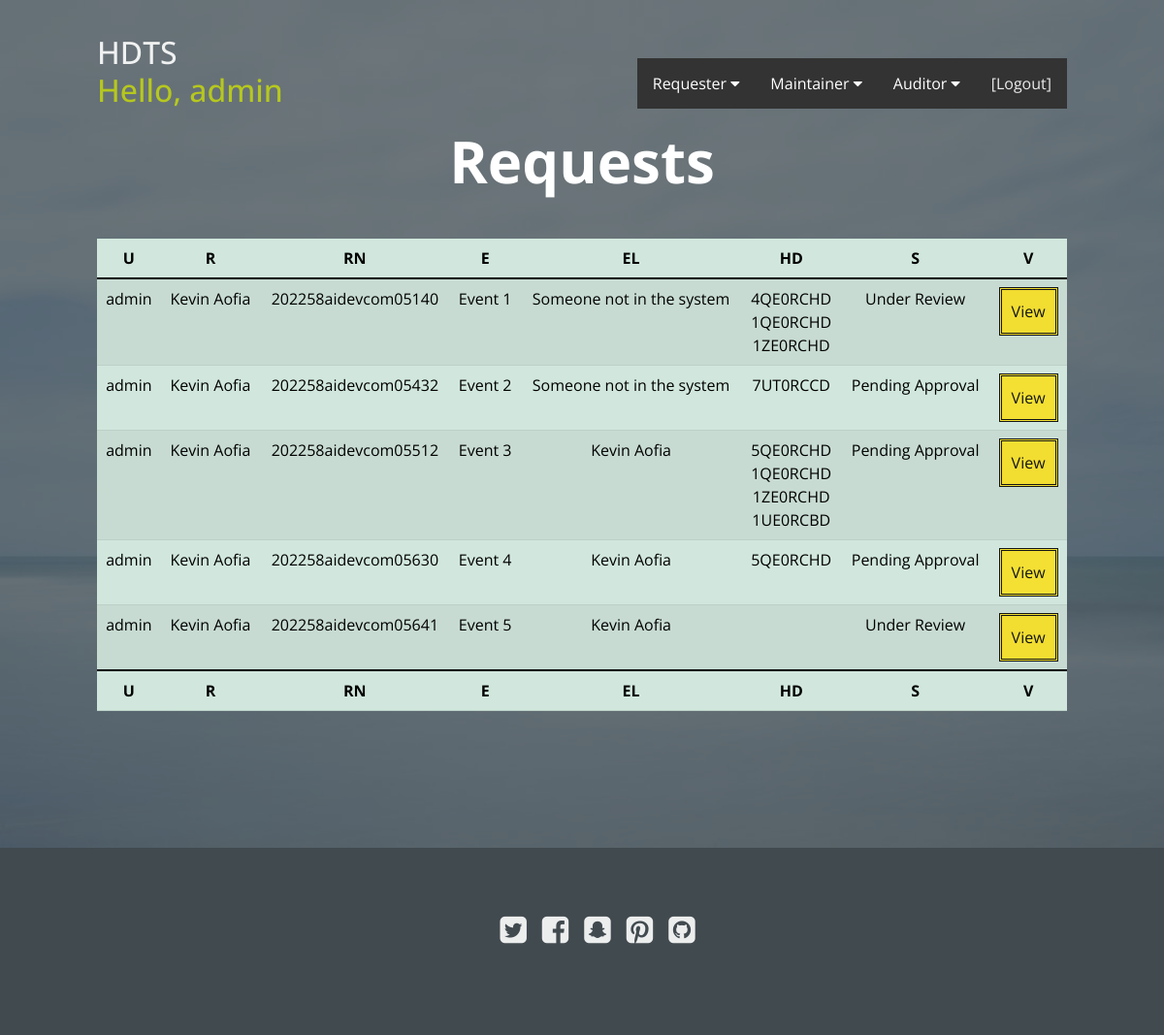
/requester_my_requests/ (signed in), run on the app's committed database.
### website/models.py (models this page shows, shortened)
class Request(models.Model):
    user = models.ForeignKey(User, null=True, on_delete=models.CASCADE)
    requester = models.ForeignKey(UserProfile, null=True, on_delete=models.CASCADE)
    event = models.OneToOneField(Event, null=True, on_delete=models.CASCADE)
    hard_drive = models.ManyToManyField(HardDrive)
    status = models.ForeignKey(RequestStatusChoice, blank=True, null=True, on_delete=models.SET_NULL)  # required
    request_number = models.CharField(max_length=22)  # MMDDYYYY/requesterfirstinitial_requesterlastinitial/devcomHHMMSS
    creation_date = models.DateField(auto_now_add=True)  # required
    date_of_last_modification = models.DateField(auto_now=True)  # required
    pickup_date = models.DateField(max_length=254, blank=False, null=True)  # required
    number_of_classified_hard_drives_needed = models.PositiveIntegerField(default=0)  # required
    number_of_unclassified_hard_drives_needed = models.PositiveIntegerField(default=0)  # required
    comment = models.TextField(blank=True, null=True)

class UserProfile(models.Model):
    user = models.OneToOneField(User, on_delete=models.CASCADE)
    profile_picture = models.ImageField(default='default.jpg')
    first_name = models.CharField(max_length=100)  # required
    last_name = models.CharField(max_length=100)  # required
    email = models.EmailField(max_length=254)  # required
    direct_supervisor_email = models.EmailField(max_length=254)  # required
    branch_chief_email = models.EmailField(max_length=254)  # required
    requester_status = models.ForeignKey(RequesterStatusChoice, blank=True, null=True, on_delete=models.SET_NULL)  # required
    maintainer_status = models.ForeignKey(MaintainerStatusChoice, blank=True, null=True, on_delete=models.SET_NULL)  # required
    auditor_status = models.ForeignKey(AuditorStatusChoice, blank=True, null=True, on_delete=models.SET_NULL)  # required

class Event(models.Model):
    name = models.CharField(max_length=100, unique=True)  # required
    description = models.TextField()  #
    location = models.CharField(max_length=254)
    lead = models.CharField(max_length=254, blank=True, null=True)
    participants = models.TextField(max_length=500)
    type = models.ForeignKey(EventTypeChoice, blank=True, null=True, on_delete=models.SET_NULL)  # required
    duration = models.ForeignKey(EventDurationChoice, blank=True, null=True, on_delete=models.SET_NULL)  # required
    status = models.ForeignKey(EventStatusChoice, blank=True, null=True, on_delete=models.SET_NULL)  # required
    start_date = models.DateField(max_length=254, null=True)  # required
    end_date = models.DateField(max_length=254, null=True)  # required

class HardDrive(models.Model):
    creation_date = models.DateField(auto_now_add=True)  # required
    serial_number = models.CharField(max_length=100, unique=True)  # required
    manufacturer = models.CharField(max_length=100)  # required
    model_number = models.CharField(max_length=100)  # required
    type = models.CharField(max_length=50)  # required
    connection_port = models.CharField(max_length=50)  # required
    size = models.ForeignKey(HardDriveSizeChoice, blank=True, null=True, on_delete=models.SET_NULL)  # required
    classification = models.ForeignKey(HardDriveClassificationChoice, blank=True, null=True, on_delete=models.SET_NULL)  # required
    boot_test_status = models.ForeignKey(HardDriveBootTestStatusChoice, blank=True, null=True, on_delete=models.SET_NULL)  # required
    status = models.ForeignKey(HardDriveStatusChoice, blank=True, null=True, on_delete=models.SET_NULL)  # required
    classification_change_justification = models.TextField(blank=True, null=True)
    image_version_ID = models.CharField(max_length=10, blank=True, null=True)
    boot_test_expiration_date = models.DateField(blank=True, null=True)
    hard_drive_status_change_justification = models.TextField(blank=True, null=True)
    date_issued = models.DateField(blank=True, null=True)
    expected_return_date = models.DateField(blank=True, null=True)
    hard_drive_return_date_justification = models.TextField(blank=True, null=True)
    actual_return_date = models.DateField(blank=True, null=True)
    date_modified = models.DateField(auto_now=True)  # required

class RequestStatusChoice(models.Model):
    choice = models.CharField(max_length=300)
    def __str__(self):
        return self.choice

### website/decorators.py (the view)
        def wrapper_func(request, *args, **kwargs):
            groups = []
            if request.user.groups.exists():
                for group in request.user.groups.all():
                    groups.append(group.name)
            check_true = any(group_names in groups for group_names in allowed_roles)
            if check_true:
                return view_func(request, *args, **kwargs)
            else:
                return HttpResponse("You are not authorized to view this page")

### website/views.py (called while the page is built)
@login_required(login_url='loginPage')
@allowed_users(allowed_roles=['admin', 'requester'])
def requester_my_requests(request):
    this_user = UserProfile.objects.get(user=request.user)
    my_requests = Request.objects.all()  # passing all requests
    context = {
        'requests': my_requests,
        'user':this_user
    }
    return render(request, 'pages/requester_my_requests.html', context)

### website/templates/pages/requester_my_requests.html (shortened to what this page needs)
{% extends 'pages/base.html' %}
{% load static %}
{% block mainBody %}
<link rel="stylesheet" href='assets/css/styles2.css'>
<section class="hero">
    <h1>Requests</h1>
    <br>
    <table id="example" class="table table-success table-striped" style="width:100%">
        <thead>
        <tr>
            <th>U</th>
            <th>R</th>
            <th>RN</th>
            <th>E</th>
            <th>EL</th>
            <th>HD</th>
            <th>S</th>
            <th>V</th>
        </tr>
        </thead>
        <tbody>
        {% for each_request in requests %}
        <tr>
            <td>{{each_request.user}}</td>
            <td>{{each_request.requester.first_name}} {{each_request.requester.last_name}}</td>
            <td>{{each_request.request_number}}</td>
            <td>{{each_request.event.name}}</td>
            <td>{{each_request.event.lead}}</td>
            <td>
                {% for each_hd in each_request.hard_drive.all %}
                {{each_hd.serial_number}}<br>
                {% endfor %}
            </td>
            <td>{{each_request.status}}</td>
            <td>
                <a class="submit-button" href="{% url 'requester_amendment' each_request.id %}">View</a>
            </td>
        </tr>
        {% endfor %}
        </tbody>
        <tfoot>
        <tr>
            <th>U</th>
            <th>R</th>
            <th>RN</th>
            <th>E</th>
            <th>EL</th>
            <th>HD</th>
            <th>S</th>
            <th>V</th>
        </tr>
        </tfoot>
    </table>
</section>
{% endblock %}

### website/templates/pages/base.html (shortened to what this page needs)
{% load static %}
<!DOCTYPE html>
<html>
<head>
    <link href="https://cdn.jsdelivr.net/npm/bootstrap@5.1.3/dist/css/bootstrap.min.css" rel="stylesheet">
    <link rel="stylesheet" href="http://maxcdn.bootstrapcdn.com/font-awesome/4.6.0/css/font-awesome.min.css">
    <link rel="stylesheet" type="text/css" href="https://cdn.datatables.net/v/bs5/jq-3.6.0/jszip-2.5.0/dt-1.11.5/af-2.3.7/b-2.2.2/b-colvis-2.2.2/b-html5-2.2.2/b-print-2.2.2/cr-1.5.5/date-1.1.2/fc-4.0.2/fh-3.2.2/kt-2.6.4/r-2.2.9/rg-1.1.4/rr-1.2.8/sc-2.0.5/sb-1.3.2/sp-2.0.0/sl-1.3.4/sr-1.1.0/datatables.min.css"/>
    <link rel="stylesheet" href="{% static 'assets/css/styles2.css' %}">
</head>
<body>
<header>
    <h2><a href="{% url 'base' %}">HDTS</a>
        {% if request.user.is_authenticated %}
        <a href="{% url 'profilePage' %}">
            <p style="text-align:center;">
            <span style="color:rgba(201, 219, 10, 0.9);">Hello, {{request.user.first_name}}</span>
        </p>
        {% endif %}
        </a>
    </h2>
    {% block navbar %}
    {% if request.user.is_authenticated %}
    {% include 'pages/navbar_base.html' %}
    {% endif %}
    {% endblock %}
</header>
{% block mainBody %}{% endblock %}
<footer>
    <ul>
        <li><a href="#"><i class="fa fa-twitter-square"></i></a></li>
        <li><a href="#"><i class="fa fa-facebook-square"></i></a></li>
        <li><a href="#"><i class="fa fa-snapchat-square"></i></a></li>
        <li><a href="#"><i class="fa fa-pinterest-square"></i></a></li>
        <li><a href="#"><i class="fa fa-github-square"></i></a></li>
    </ul>
</footer>
</body>
</html>

### static/assets/css/styles2.css (style rules this page uses)
* { margin: 0; padding: 0; box-sizing: border-box; }
html { font: normal 16px sans-serif; color: #555; }
ul, nav { list-style: none; }
a { text-decoration: none; color: inherit; cursor: pointer; opacity: 0.9; }
section { display: flex; flex-direction: column; align-items: center; padding: 125px 100px; }
header { position: absolute; top: 0; left: 0; z-index: 10; width: 100%; display: flex; justify-content: space-between; align-items: center; color: #fff; padding: 35px 100px 0; }
header h2 { font-family: 'Quicksand', sans-serif; }
.hero { position: relative; justify-content: center; min-height: 100vh; color: #fff; text-align: center; }
.hero h1 { font: bold 60px 'Open Sans', sans-serif; margin-bottom: 15px; }
footer { display: flex; flex-direction: column; align-items: center; text-align: center; color: #fff; background-color: #414a4f; padding: 60px 0; }
footer ul { display: flex; margin-bottom: 25px; font-size: 32px; }
footer ul li { margin: 0 8px; }
footer ul li:first-child { margin-left: 0; }
footer ul li:last-child { margin-right: 0; }
* { font-family: 'Open Sans', sans-serif; }
.submit-button { background-color: rgba(255, 222, 0, 0.85); border: double; color: black; padding: 10px; text-align: center; text-decoration: none; display: inline-block; font-size: 16px; cursor: pointer; }

### data on the page
Request: user "admin", requester.first_name "Kevin", requester.last_name "Aofia", request_number "202258aidevcom05140", event.name "Event 1", event.lead "Someone not in the system", status "Under Review"
HardDrive: serial_number "4QE0RCHD"
HardDrive: serial_number "1QE0RCHD"
HardDrive: serial_number "1ZE0RCHD"
Request: user "admin", requester.first_name "Kevin", requester.last_name "Aofia", request_number "202258aidevcom05432", event.name "Event 2", event.lead "Someone not in the system", status "Pending Approval"
HardDrive: serial_number "7UT0RCCD"
Request: user "admin", requester.first_name "Kevin", requester.last_name "Aofia", request_number "202258aidevcom05512", event.name "Event 3", event.lead "Kevin Aofia", status "Pending Approval"
HardDrive: serial_number "5QE0RCHD"
HardDrive: serial_number "1UE0RCBD"
Request: user "admin", requester.first_name "Kevin", requester.last_name "Aofia", request_number "202258aidevcom05630", event.name "Event 4", event.lead "Kevin Aofia", status "Pending Approval"
Request: user "admin", requester.first_name "Kevin", requester.last_name "Aofia", request_number "202258aidevcom05641", event.name "Event 5", event.lead "Kevin Aofia", status "Under Review"

### other printed values
{{ request.user.first_name }} "admin"
